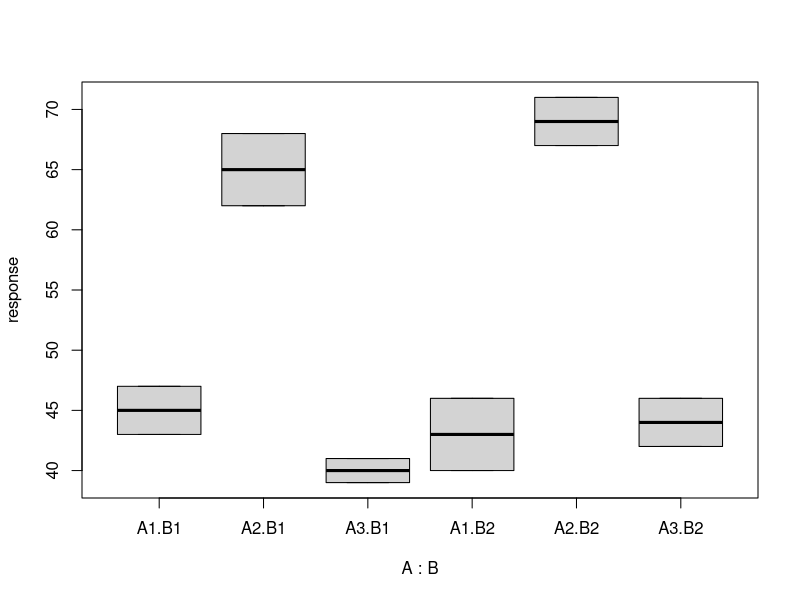
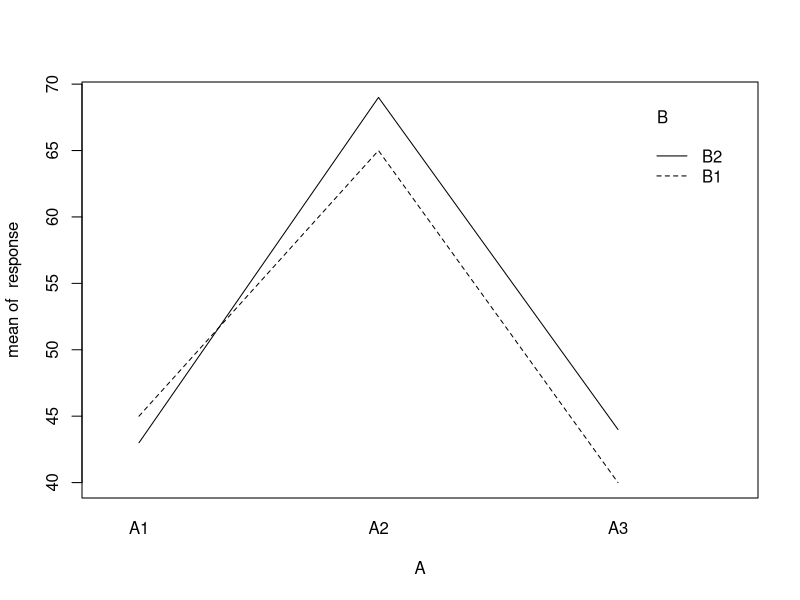
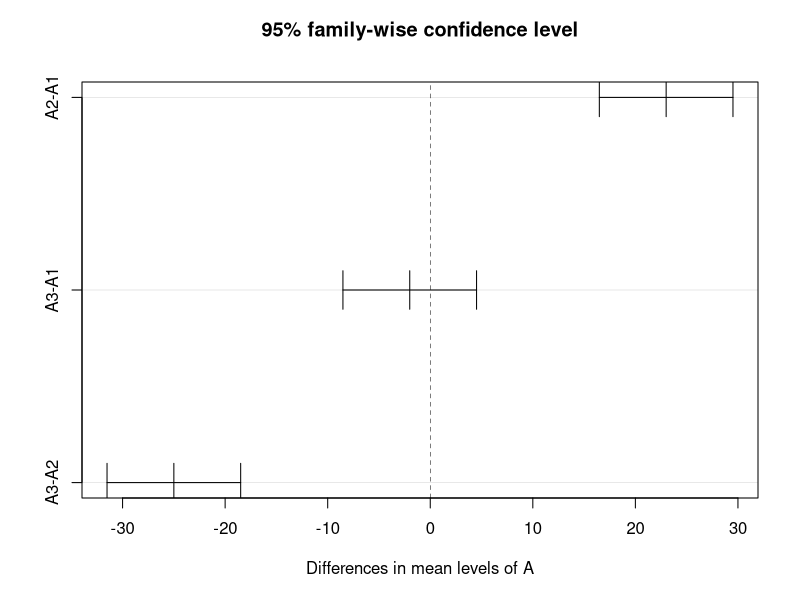

Write R code to recreate these figures, in order.
## ---- chunk 1
#prepare data
response<-c(47,43,62,68,41,39,46,40,67,71,42,46)
A<-c(rep(c(rep("A1",2),rep("A2",2),rep("A3",2)),2))
B<-c(rep("B1",6),rep("B2",6))
boxplot(response~A*B)
## ---- chunk 2
tapply(response, list(A), mean)
tapply(response, list(A), mean)
#tapply(x, index, function), index is factors from list
## ---- chunk 3
interaction.plot(A,B,response)
## ---- chunk 4
summary(aov(response~A*B))
## ---- chunk 5
summary(aov(response~A+B))
## ---- chunk 6
summary(aov(response~A))
## ---- chunk 7
fit<-aov(response~A)
tk<-TukeyHSD(fit, "A")
plot(tk)
## ---- chunk 8
tk
